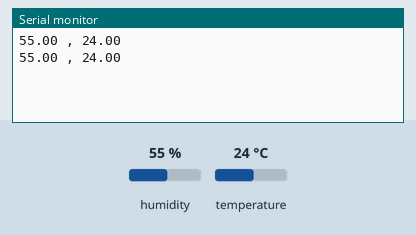
Recording of a sketch running on a simulated Arduino Uno, built with avr-gcc and run on an emulated ATmega328P. Parts: the last lines printed to the serial monitor. Inputs (shaded band) come from the test bench; at power-on: humidity 55 %, temperature 24 °C.

Above: at 10.8 s.
10.9 s: humidity set to 22 %
At 20.7 s:
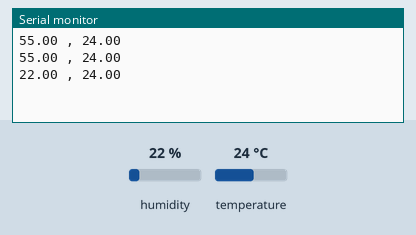
20.9 s: temperature set to 12 °C
At 30.7 s:
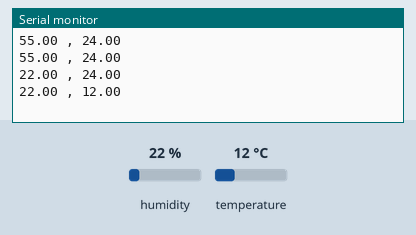
30.9 s: humidity set to 40 %
At 41.2 s:
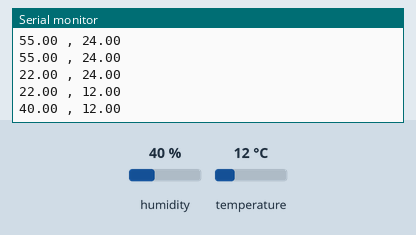
Timing chart, 0 to 42.7 s (numbered marks = the images above; inputs shaded):
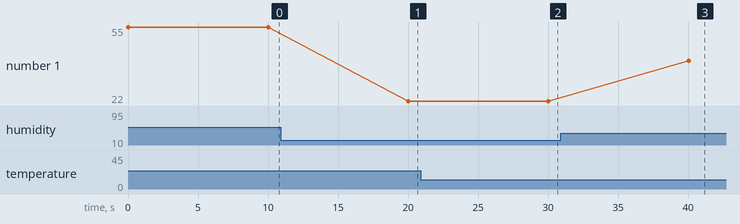

The sketch:

TemHumi_22.ino
```cpp
/*
 * LAB Name: Arduino DHT22 Humidity & Temperature Sensor
 * Author: Khaled Magdy
 * For More Info Visit: www.DeepBlueMbedded.com
*/
#include <DHT.h>

#define DHT22_PIN 7
#define DHTTYPE DHT22

DHT DHT22_Sensor(DHT22_PIN, DHTTYPE);

void setup() {
  Serial.begin(9600);
  DHT22_Sensor.begin();
}

void loop() {
  float DHT22_Humidity = DHT22_Sensor.readHumidity();
  float DHT22_TempC = DHT22_Sensor.readTemperature(); // Read Temperature(°C)
  //float DHT22_TempF = DHT22_Sensor.readTemperature(true);// Read Temperature(°F)

  //Serial.print("Humidity: ");
  Serial.print(DHT22_Humidity);
  Serial.print(" , ");
  //Serial.print("Temperature: ");
  Serial.println(DHT22_TempC);
  //Serial.print(" , ");
  //Serial.print(DHT22_TempF);
  //Serial.println(" °F");

  //delay(600000); // 60 sec.
  delay(10000);
}
```

Measured:
- after the input at 10.9 s, the serial monitor: prints a new line after 9.1 s (image 1)
- after the input at 20.9 s, the serial monitor: prints a new line after 9.1 s (image 2)
- after the input at 30.9 s, the serial monitor: prints a new line after 9.1 s (image 3)
- plotted number 1: 55 → 22 after the input at 10.9 s, 22 → 40 after the input at 30.9 s
